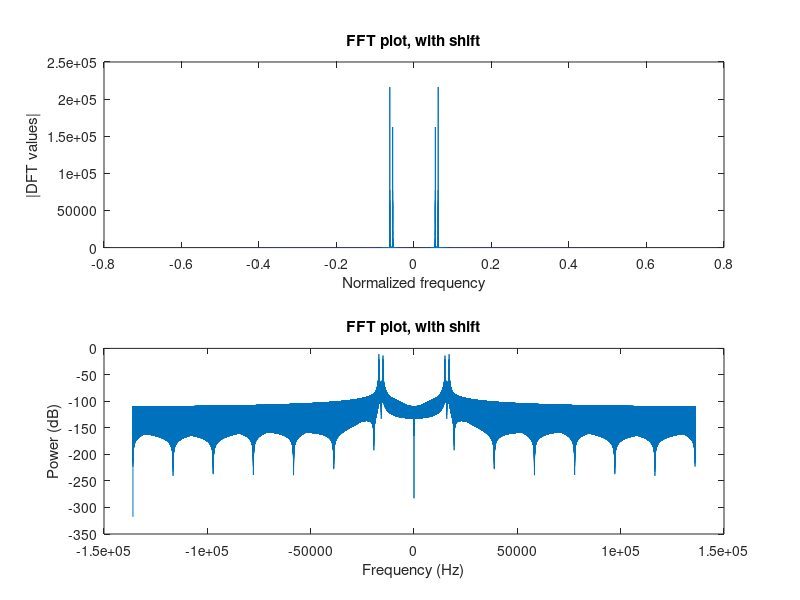

This figure's MATLAB source:
%% Sending data packet
% data frame information
bit_duration = 100*.002; % s

% high = 1 bit, low = 0 bit
hf = 17000;
lf = 15000;
% sampling rate * oversample
fs = 16*hf;

preamble = [1, 0, 1];
header = [0, 0, 1];
data = [1, 0, 1, 1, 1, 0, 1, 0];

packet = [preamble, header, data];

% convert into frequencies (Hz)
packet = ( abs(hf - lf) .* packet ) + lf;

ff = zeros(1, round(fs*bit_duration)*length(packet));

phase = 0;

for i = 1:length(packet)
    % for each data bit, transmit the corrisponding frequency for T seconds
    t = 0:1/fs:bit_duration;
    f = sin(2*pi*packet(i).*t + phase);
    
    % old phase is old phase plus new component (at end of sin wave)
    phase = phase + 2*pi*packet(i)*bit_duration;
    
    % combine into total length plot
    start_leg = length(t)*(i-1) + 1; % sub 1 to start i from 0, add 1 to start from 1 again
    end_leg = length(t)*(i);
    ff(start_leg:end_leg) = f;
        
end

% output audio
sound(ff, fs)


%% Plots of data

tt = (1:length(ff)).*(1/fs);

% figure
% plot(tt, ff)
% title('output frequency')
% xlabel('time (s)')
% ylabel('frequency (Hz)')

FF = fftshift(fft(ff));
nn = (-length(FF)/2:length(FF)/2-1)/length(FF);

figure
subplot(2,1,1)
plot(nn, abs(FF))
title('FFT plot, with shift')
xlabel('Normalized frequency')
ylabel('|DFT values|')

power = FF.*conj(FF)/(length(FF)*length(ff));

subplot(2,1,2)
plot((nn.*fs), 10*log10(power))
title('FFT plot, with shift')
xlabel('Frequency (Hz)')
ylabel('Power (dB)')



%%




